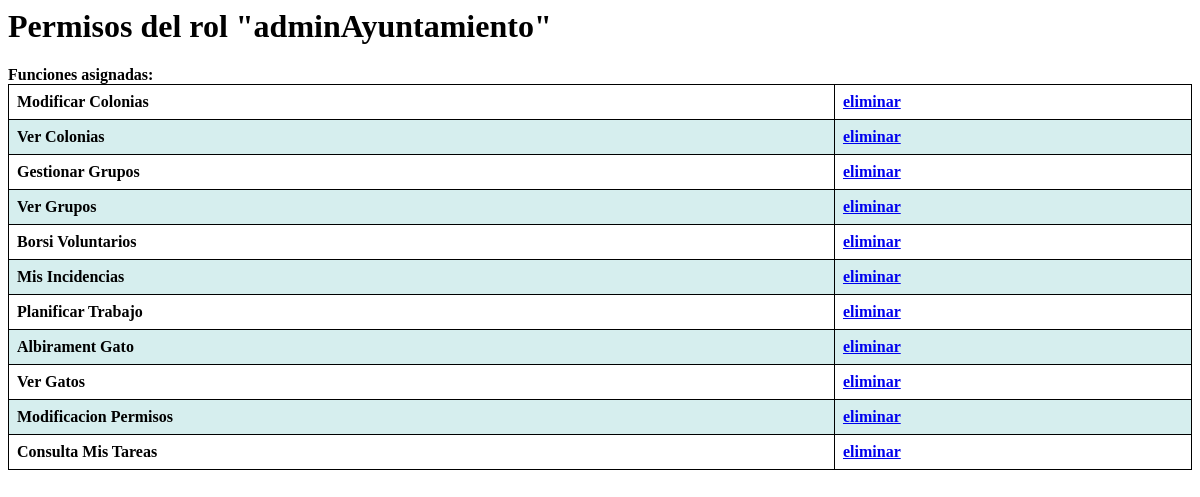
The app's page /BD24550587/modifica_permisos_rol.php?rol=adminAyuntamiento (signed in), older data.
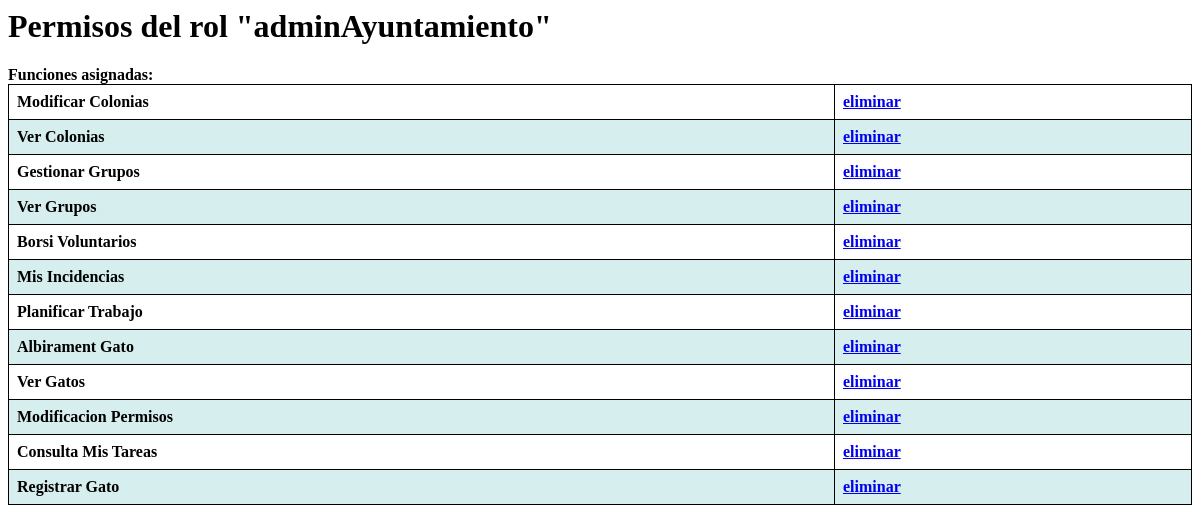
The same page, newer data.
### tables this page shows
CREATE TABLE PUEDEHACER(
    idPuedeHacer INT PRIMARY KEY AUTO_INCREMENT,
    idRol INT,
    idFuncion INT NOT NULL,
    CONSTRAINT FK_puedehacer_rol
        FOREIGN KEY (idRol) REFERENCES ROL(idRol),
    CONSTRAINT FK_puedehacer_funcion
        FOREIGN KEY (idFuncion) REFERENCES FUNCION(idFuncion)
);

CREATE TABLE FUNCION(
    idFuncion INT PRIMARY KEY AUTO_INCREMENT,
    nombre VARCHAR(200),
    ruta VARCHAR(300)
);

### BD24550587/modifica_permisos_rol.php (the view, shortened to what this page needs)
<?php
$con = mysqli_connect("localhost", "root", "", "BD2_Prac2");
$rol= $_GET["rol"];
$consulta=" SELECT f.nombre as funcion, ph.idRol, ph.idFuncion
                FROM ROL r
                JOIN PUEDEHACER ph ON r.idRol = ph.idRol
                JOIN FUNCION f ON ph.idFuncion = f.idFuncion
            WHERE r.nombre='$rol'
            ";
$resultat = mysqli_query($con, $consulta);
$registre = mysqli_fetch_array($resultat);
$idRol=$registre["idRol"];
echo '<h1>Permisos del rol "'.$rol.'"</h1>';
if(is_null($registre)){
}else{
    echo '<p> <b>Funciones asignadas:</b>
        <table>
            <tr>
                <th>'.$registre["funcion"].'</th>
                <th><a href="'.'eliminar_funcion_rol.php?rol='.$rol.'&idRol='.$idRol.'&funcion='.$registre["idFuncion"].'"> eliminar </a></th>
            </tr>';
    while ($registre=mysqli_fetch_array($resultat)) {
        echo '<tr>
                <th>'.$registre["funcion"].'</th>
                <th><a href="'.'eliminar_funcion_rol.php?rol='.$rol.'&idRol='.$idRol.'&funcion='.$registre["idFuncion"].'"> eliminar </a></th>
            </tr>';
    }
    echo '</table></p>';
}
?>

Row changes from the older to the newer data that the page shows:
added puedehacer: idFuncion.nombre "Registrar Gato"
